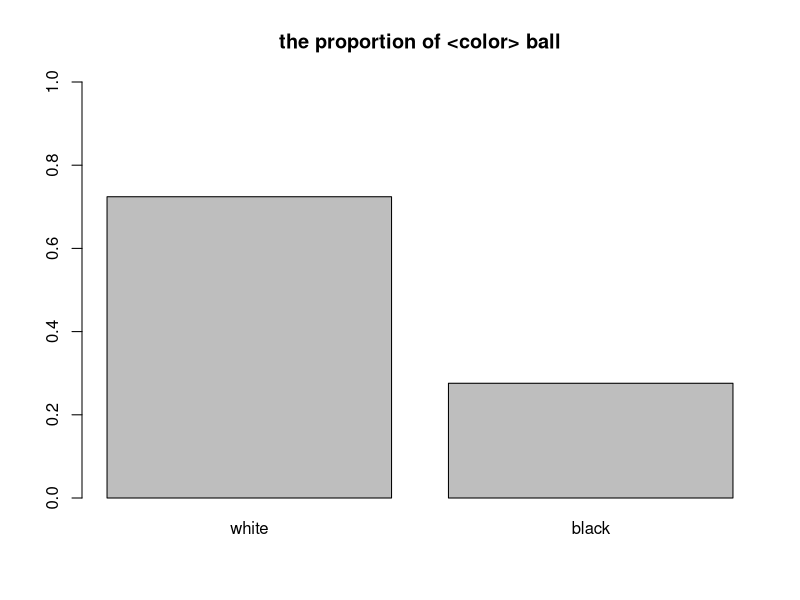

Here is the R script that generated this plot:

#' Exercise 20
#' The Polya urn model for contagion is as follows:
#' We start with and urn which contains one white ball
#' and one black ball.
#' At each second we choose a ball at random from the
#' urn and replace this ball and add one more of the
#' color chosen.

n = 10000 # number of draw
n_white = 1 # number of white ball in urn
n_black = 1 # number of black ball in urn

for (i in 1:n) {
  if (runif(1) < n_white / (n_white + n_black)) {
    # draw white and add white
    n_white = n_white + 1
  } else {
    # draw black and add black
    n_black = n_black + 1
  }
}

par(mfrow=c(1,1))
barplot(c(n_white/(n_white+n_black), n_black/(n_white+n_black)),
        main='the proportion of <color> ball',
        ylim=c(0,1),
        names.arg=c('white', 'black'))
